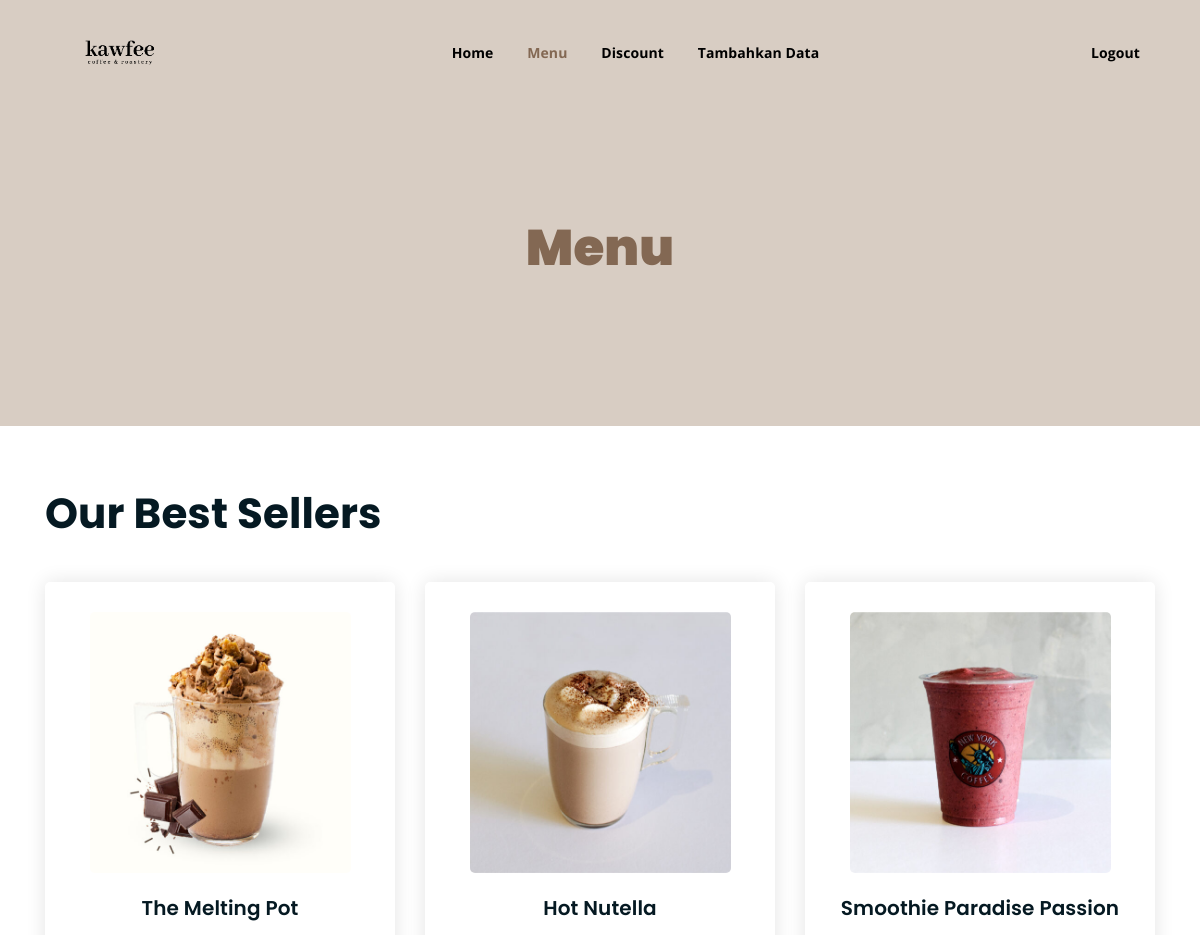
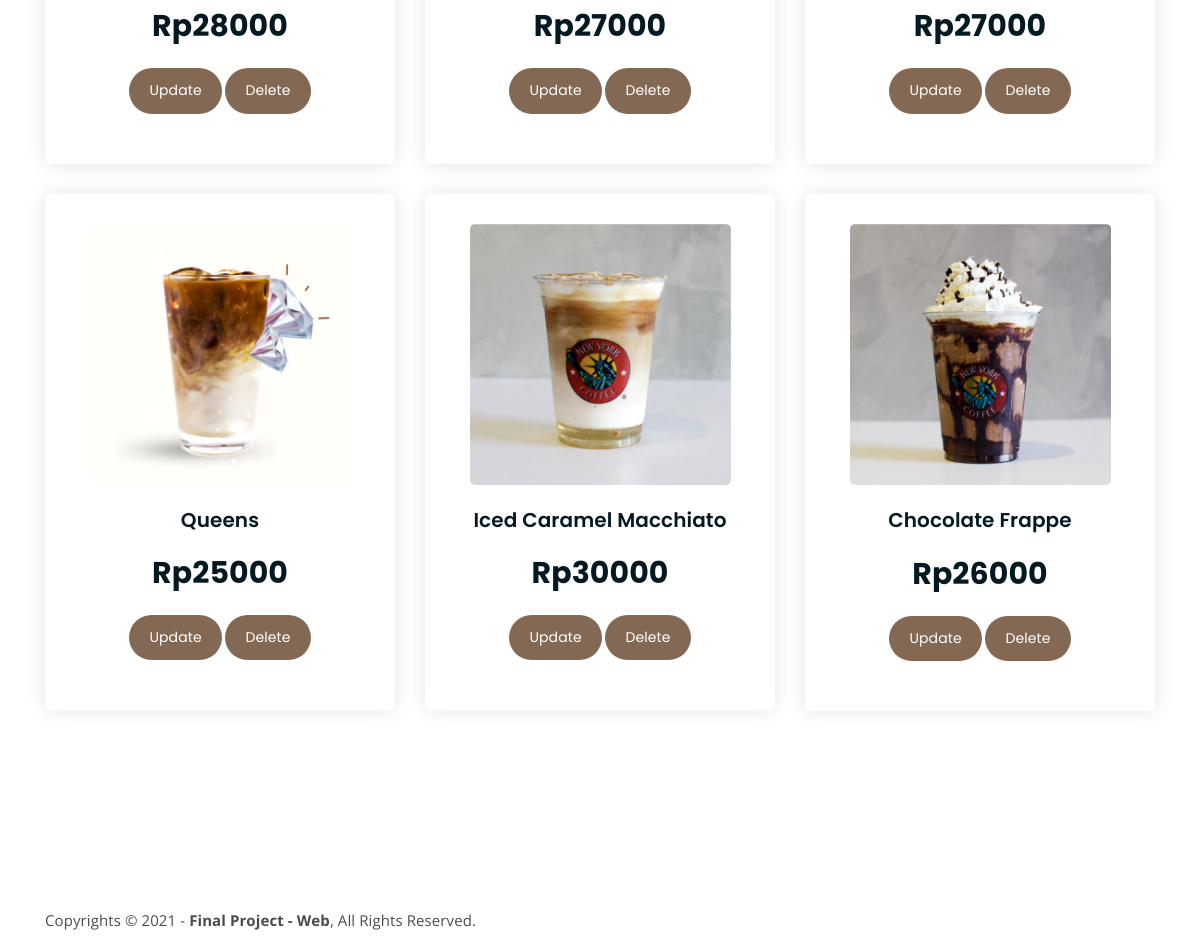
Screenshot of /shop_admin.php (signed in) with the database file from the repository (2 pictures, top to bottom).
### tables this page shows
CREATE TABLE `best_seller` (
  `id_menu` int(11) NOT NULL,
  `nama` varchar(40) DEFAULT NULL,
  `harga` int(11) DEFAULT NULL,
  `kategori` varchar(35) DEFAULT NULL,
  `gambar` varchar(225) DEFAULT NULL
);

### shop_admin.php (the view, shortened to what this page needs)
<?php
	include 'koneksi.php';
		$sql = "SELECT * FROM best_seller";
		$query = $konek->query($sql);
?>
<!DOCTYPE html>
<html lang="en">
<head>
	<link rel="stylesheet" href="assets/css/all.min.css">
	<link rel="stylesheet" href="assets/bootstrap/css/bootstrap.min.css">
	<link rel="stylesheet" href="assets/css/owl.carousel.css">
	<link rel="stylesheet" href="assets/css/magnific-popup.css">
	<link rel="stylesheet" href="assets/css/animate.css">
	<link rel="stylesheet" href="assets/css/meanmenu.min.css">
	<link rel="stylesheet" href="assets/css/main.css">
	<link rel="stylesheet" href="assets/css/responsive.css">
</head>
<body>
   <div class="top-header-area" id="sticker">
		<div class="container">
			<div class="row">
				<div class="col-lg-12 col-sm-12 text-center">
					<div class="main-menu-wrap">
						<div class="site-logo">
							<a href="homepage_admin.php">
								<img src="assets/img/kawfee.png" alt="">
							</a>
						</div>
						<nav class="main-menu">
							<ul>
								<li><a href="homepage_admin.php">Home</a></li>
								<li class="current-list-item"><a href="shop_admin.php">Menu</a>
								</li>
								<li><a href="discount_admin.php">Discount</a></li>
								<li><a href="upload.php">Tambahkan Data</a></li>
								<li>
									<div class="header-icons">
										<a href="logout.php">Logout</a>
									</div>
								</li>
							</ul>
						</nav>
					</div>
				</div>
			</div>
		</div>
	</div>
	<div class="breadcrumb-section breadcrumb-bg">
		<div class="container">
			<div class="row">
				<div class="col-lg-8 offset-lg-2 text-center">
					<div class="breadcrumb-text">
						<h1>Menu</h1>
					</div>
				</div>
			</div>
		</div>
	</div>
	<div class="product-section mt-150 mb-150">
		<div class="container">
			<div class="row text-center" style="margin-bottom: 30px;">
				<h2 class="best-seller">Our Best Sellers</h2>
			</div>
			<div class="row product-lists">
				<?php foreach ($query as $id) : ?>
				<div class="col-lg-4 col-md-6 text-center strawberry">
					<div class="single-product-item">
						<form action="" method="POST">
							<div class="product-image">
								<img src="menupictbestseller/<?= $id["gambar"]; ?>" alt="">
							</div>
							<h3><?= $id["nama"]; ?></h3>
							<p class="product-price">Rp<?= $id["harga"]; ?></p>
							<a href="update.php?id_menu=<?= $id["id_menu"]; ?>" class="cart-btn">Update</a>
							<a href="delete_bestseller.php?id_menu=<?= $id["id_menu"]; ?>" class="cart-btn" onclick="return confirm('Yakin Untuk Menghapus?');">Delete</a>
						</form>
					</div>
				</div>
				<?php endforeach; ?>
			</div>
		</div>
	</div>
		<div class="copyright">
			<div class="container">
				<div class="row">
					<div class="col-lg-6 col-md-12">
						<p>Copyrights &copy; 2021 - <a href="homepage_admin.php">Final Project - Web</a>,  All Rights Reserved.</p>
					</div>
				</div>
			</div>
		</div>
</body>
</html>

### assets/css/main.css (style rules this page uses)
html { font-size: 14px; font-weight: 400; line-height: 28px; height: 100%; }
body { font-family: "Open Sans", sans-serif; font-weight: 400; font-size: 1rem; letter-spacing: 0.1px; line-height: 1.8; color: #051922; overflow-x: hidden; }
body img { max-width: 100%; }
a { cursor: pointer; text-decoration: none; -webkit-transition: all 0.2s ease-in-out; -o-transition: all 0.2s ease-in-out; transition: all 0.2s ease-in-out; }
h1, .h1, h2, .h2, h3, .h3, h4, .h4, h5, .h5, h6, .h6 { font-family: "Poppins", sans-serif; font-weight: 700; margin: 0 0 1.25rem 0; color: #051922; }
h1:last-child, .h1:last-child, h2:last-child, .h2:last-child, h3:last-child, .h3:last-child, h4:last-child, .h4:last-child, h5:last-child, .h5:last-child, h6:last-child, .h6:last-child { margin: 0; }
h1, .h1 { font-size: 4rem; font-weight: 700; line-height: 4rem; }
h2, .h2 { font-size: 3rem; font-weight: 700; line-height: 3.25rem; }
h3, .h3 { font-size: 2rem; font-weight: 700; line-height: 2.25rem; }
p { font-family: "Open Sans", sans-serif; font-weight: 400; font-size: 1rem; letter-spacing: 0.1px; line-height: 1.8; color: #051922; margin: 0 0 1.25rem 0; }
p:last-child { margin: 0; }
.mt-150 { margin-top: 50px; }
.mb-150 { margin-bottom: 150px; }
a.boxed-btn, a.bordered-btn, a.cart-btn { border-radius: 50px; }
.breadcrumb-bg { background-image: url(../img/breadcrumb-bg.jpg); }
.breadcrumb-text h1 { font-size: 50px; font-weight: 900; color: #836853; margin: 0; margin-top: 20px; }
.breadcrumb-section { padding: 150px 0; background-size: cover; background-position: center center; position: relative; z-index: 1; background-attachment: fixed; padding-top: 200px; }
.breadcrumb-section:after { position: absolute; left: 0; top: 0; width: 100%; height: 100%; content: ""; background-color: #D1C3B7; z-index: -1; opacity: 0.8; }
.top-header-area { position: absolute; z-index: 999; width: 100%; padding: 25px 0; }
nav.main-menu ul { margin: 0; padding: 0; list-style: none; }
nav.main-menu ul li { display: inline-block; }
nav.main-menu ul li a { color: black; font-weight: 700; display: block; padding: 15px; }
nav.main-menu ul > li { position: relative; }
nav.main-menu ul li:last-child a { display: inline-block; }
nav.main-menu > ul li:last-child { float: right; }
.site-logo { float: left; max-width: 150px; }
.main-menu-wrap { position: relative; }
.header-icons a { color: #fff; display: inline-block; padding: 10px; }
.site-logo { padding: 6px 0; }
nav.main-menu ul li.current-list-item > a { color: #836853; }
nav.main-menu li a { -webkit-transition: 0.3s; -o-transition: 0.3s; transition: 0.3s; }
.top-header-area .header-icons a { -webkit-transition: 0.3s; -o-transition: 0.3s; transition: 0.3s; }
.top-header-area { -webkit-transition: 0.3s; -o-transition: 0.3s; transition: 0.3s; }
.copyright { background-color: #fff; }
.copyright p { margin: 0; color: black; opacity: 0.7; padding: 16px 0; font-size: 15px; }
.copyright a { color: black; font-weight: 700; }
.product-image img { -webkit-transition: 0.3s; -o-transition: 0.3s; transition: 0.3s; }
a.cart-btn { -webkit-transition: 0.3s; -o-transition: 0.3s; transition: 0.3s; }
.single-product-item { -webkit-transition: 0.3s; -o-transition: 0.3s; transition: 0.3s; }
html, body { height: 100%; }
.best-seller { text-align: center; padding: 15px; justify-content: center; }
.single-product-item { margin-bottom: 30px; }
.product-image { padding: 30px; padding-bottom: 0; }
.product-image img { width: 90%; border-radius: 5px; margin-bottom: 20px; }
.single-product-item h3 { font-size: 20px; font-weight: 600; margin-bottom: 10px; }
p.product-price { font-family: 'Poppins', sans-serif; font-size: 30px; font-weight: 700; margin-bottom: 15px; }
a.cart-btn { font-family: 'Poppins', sans-serif; display: inline-block; background-color: #836853; color: #fff; padding: 10px 20px; }
.single-product-item { -webkit-box-shadow: 0 0 20px #e4e4e4; box-shadow: 0 0 20px #e4e4e4; padding-bottom: 50px; border-radius: 5px; }

### rows the page displays
best_seller: gambar (picture), nama "The Melting Pot", harga "28000"
best_seller: gambar (picture), nama "Hot Nutella", harga "27000"
best_seller: gambar (picture), nama "Smoothie Paradise Passion", harga "27000"
best_seller: gambar (picture), nama "Queens", harga "25000"
best_seller: gambar (picture), nama "Iced Caramel Macchiato", harga "30000"
best_seller: gambar (picture), nama "Chocolate Frappe", harga "26000"
